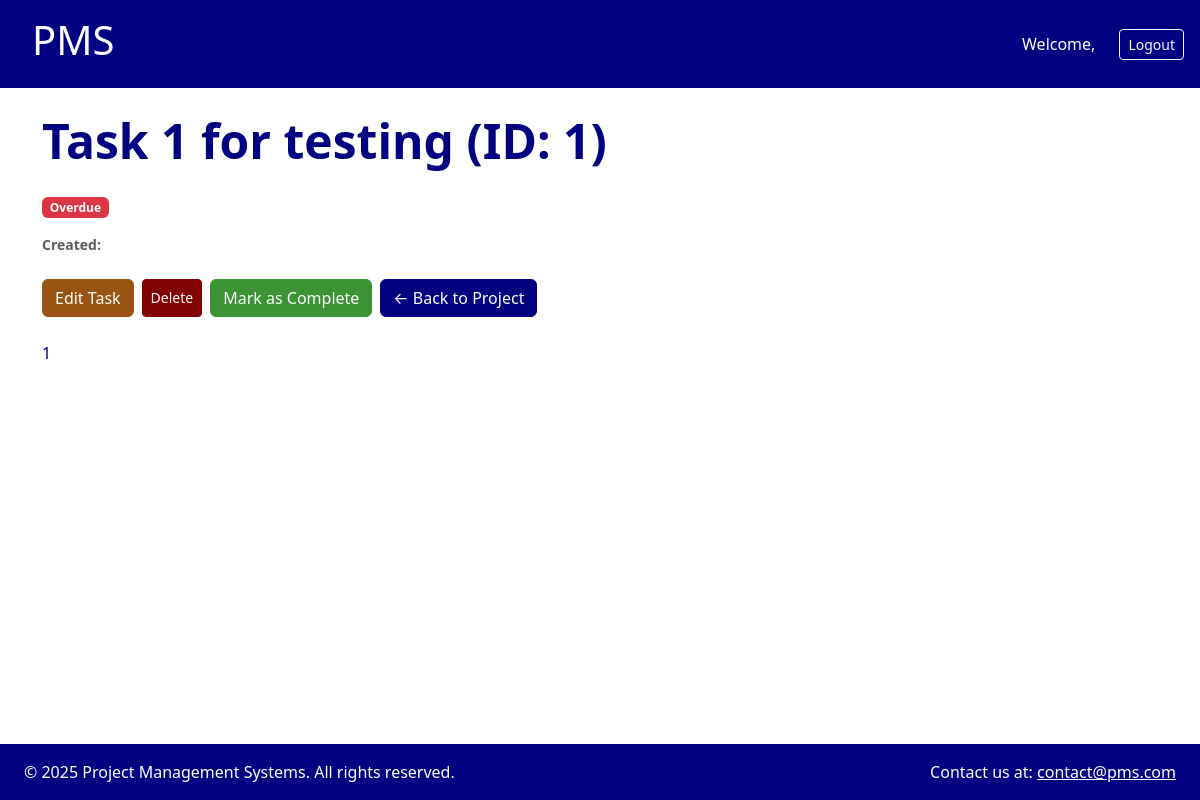
The page /tasks/tasks/1/ (signed in) on the database its author committed.
### tasks/models.py (models this page shows, shortened)
class Task(models.Model):
    STATUS_CHOICES = [
        ('completed', 'Completed'),
        ('outstanding', 'Outstanding'),
        ('overdue', 'Overdue'),
    ]
    project = models.ForeignKey(
        Project, related_name='tasks', on_delete=models.CASCADE)
    name = models.CharField(max_length=200)
    description = models.TextField(blank=True)
    start_date = models.DateField(null=True, blank=True)
    end_date = models.DateField(null=True, blank=True)
    status = models.CharField(
        max_length=11, choices=STATUS_CHOICES, default='outstanding')
    previous_status = models.CharField(
        max_length=11, choices=STATUS_CHOICES, null=True, blank=True)
    completed_at = models.DateTimeField(null=True, blank=True)
    def check_status(self):
        if self.status == 'completed':
            return
        if self.end_date and self.end_date < timezone.now().date():
            self.status = 'overdue'
        else:
            self.status = 'outstanding'
        self.save()

### tasks/views.py (the view)
# urls.py: path('tasks/<int:task_id>/', views.task_detail, name='task_detail'),
@login_required
@never_cache
def task_detail(request, task_id):
    task = get_object_or_404(Task, id=task_id, project__owner=request.user)
    task.check_status()  # Refresh status before showing
    error_task_id = request.GET.get('error_task_id', '')  # Used for modal error re-display
    return render(request, 'tasks/task_detail.html', {
        'task': task,
        'error_task_id': error_task_id,
    })

### tasks/templates/tasks/task_detail.html (shortened to what this page needs)
{% extends 'core/base_users.html' %}
{% load static %}
{% load widget_tweaks %}
{% block content %}
<div class="container my-4">
  <h2 class="mb-4">{{ task.name }} (ID: {{ task.id }})</h2>
  {% if task.status == "completed" %}
  <span class="badge bg-success mb-3">Completed</span>
  {% elif task.status == "outstanding" %}
  <span class="badge bg-warning mb-3">Outstanding</span>
  {% elif task.status == "overdue" %}
  <span class="badge bg-danger mb-3">Overdue</span>
  {% endif %}
  <div class="small text-muted mb-4">
    <p class="mb-1"><strong>Created:</strong> {{ task.created_at|date:"M d, Y" }}</p>
  </div>
  <div class="d-flex gap-2 mb-4">
    {% if task.project.owner == user %}
    <a href="{% url 'task_edit' task.id %}?next={% url 'task_detail' task.id %}" class="btn btn-edit">Edit Task</a>
    <button type="button" class="btn btn-sm btn-secondary" data-bs-toggle="modal"
      data-bs-target="#deleteTaskModal{{ task.id }}">
      Delete
    </button>
    {% endif %}
    {% if task.status == 'completed' %}
    <a href="{% url 'task_toggle_complete' task.id %}?next={% url 'task_detail' task.id %}" class="btn btn-re-open"
      onclick="return confirm('Re-open this task?');">
      Re-open Task
    </a>
    {% else %}
    <a href="{% url 'task_toggle_complete' task.id %}?next={% url 'task_detail' task.id %}"
      class="btn btn-confirm-close" onclick="return confirm('Mark this task as complete?');">
      Mark as Complete
    </a>
    {% endif %}
    <a href="{% url 'project_detail' task.project.id %}" class="btn btn-primary">← Back to Project</a>
  </div>
  <div class="task-description mb-4">
    <p>{{ task.description|default:"No description provided."|linebreaksbr }}</p>
  </div>
</div>
{% endblock %}

### static/assets/stylesheets/base.css (style rules this page uses)
html, body { height: 100%; margin: 0; }
body { display: flex; flex-direction: column; min-height: 100vh; }

### static/assets/stylesheets/components.css (style rules this page uses)
h2 { font-size: 3rem; color: #000080; font-weight: 600; }
.task-description p { font-size: 1.0rem; color: #000080; white-space: pre-wrap; word-wrap: break-word; overflow-wrap: break-word; }
.btn-primary { background-color: #000080; border-color: #000080; }
.btn-secondary { background-color: #820101; border-color: #820101; color: #fff; outline: none; box-shadow: none; }
.btn-edit { background-color: #995414; border-color: #995414; color: #ffffff; }
.btn-confirm-close { background-color: #3b9333; border-color: #3b9333; color: #ffffff; }

### rows shown on the page
Task: name "Task 1 for testing", id "1", description "1"
